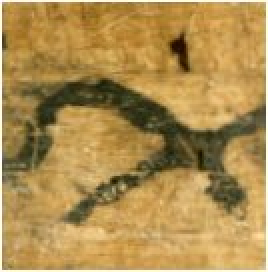
#> input picture Timeline20250531/cliplets/Chi_44623_12030.jpg, 134 x 136 px, given in place of Alpha_1137_571.jpg, which was not available (shown 2 times larger)
$ python create_qualitative_examples.py
#> lines starting #> are read from the running program, lines starting #| are printed output that depends on the picture; after the words box and inside, x2 and y2 are one past the last pixel; in counts of white or black regions, pixels touching at a corner belong together; pictures that were not available may be replaced by others from this repository, and a replacement may not be noted
from pathlib import Path

import matplotlib.pyplot as plt
import numpy as np
from PIL import Image, ImageDraw, ImageFilter, ImageOps


ROOT = Path(__file__).resolve().parent
PAPER_IMG_DIR = ROOT.parent / "paper" / "imgs"
ARTIFACT_DIR = ROOT / "visual_artifacts"


def load_gray(path, size=120):
#> called with size = 120
    img = Image.open(path).convert("L")
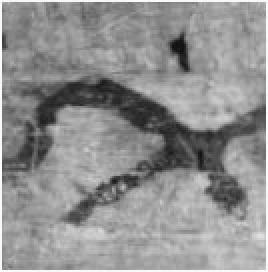
#> img: PIL image 134x136 L (shown 2 times larger); min 16, max 254, mean 143.7
    img = ImageOps.contain(img, (size, size))
#> img: PIL image 118x120 L
    canvas = Image.new("L", (size, size), 255)
#> canvas: PIL image 120x120 L; every value is 255
    canvas.paste(img, ((size - img.width) // 2, (size - img.height) // 2))
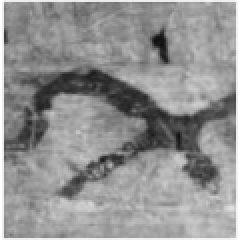
#> canvas: PIL image 120x120 L (shown 2 times larger); min 16, max 255, mean 145.5
    return canvas


def standard_erasure(img):
    out = img.copy()
    draw = ImageDraw.Draw(out)
    draw.rectangle((38, 24, 78, 58), fill=245)
    draw.rectangle((74, 72, 108, 102), fill=245)
    return out


def lacuna_erasure(img):
    out = img.copy()
    rng = np.random.default_rng(11)
    mask = Image.new("L", out.size, 0)
#> mask: PIL image 120x120 L; every value is 0
    draw = ImageDraw.Draw(mask)
    for cx, cy, rx, ry, angle in [(48, 42, 22, 14, 20), (86, 82, 18, 24, -35)]:
        blob = Image.new("L", out.size, 0)
        bdraw = ImageDraw.Draw(blob)
        bdraw.ellipse((cx - rx, cy - ry, cx + rx, cy + ry), fill=255)
        arr = np.array(blob)
        noise = rng.normal(0, 1, arr.shape)
        arr = np.where((arr > 0) & (noise > -1.2), 255, arr)
        blob = Image.fromarray(arr.astype(np.uint8)).filter(ImageFilter.GaussianBlur(1.4))
        mask = Image.composite(Image.new("L", out.size, 255), mask, blob)
#> this loop made 2 passes
#> pass 1, in lacuna_erasure, `arr = np.array(blob)`:
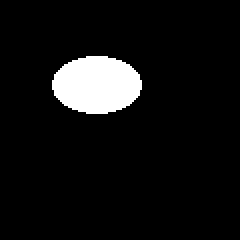
#> arr: shape (120, 120) (shown 2 times larger); 7.1% white; 1 white region, box (x1, y1, x2, y2) and area: (26, 28, 71, 57) 1021
#> pass 1, in lacuna_erasure, `blob = Image.fromarray(arr.astype(np.uint8)).filter(ImageFilter.Gaussi..`:
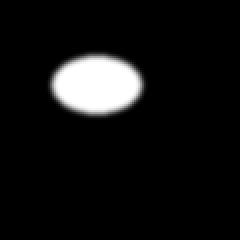
#> blob: PIL image 120x120 L (shown 2 times larger); min 0, max 255, mean 18.1
#> pass 2, in lacuna_erasure, `blob = Image.fromarray(arr.astype(np.uint8)).filter(ImageFilter.Gaussi..`:
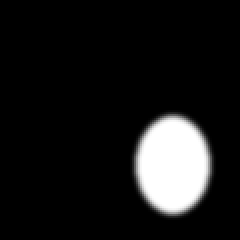
#> blob: PIL image 120x120 L (shown 2 times larger); min 0, max 255, mean 25.2
#> after the loop:
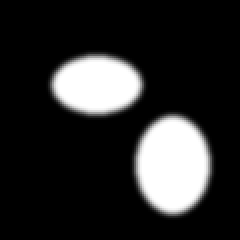
#> mask: PIL image 120x120 L (shown 2 times larger); min 0, max 255, mean 43.2
    out_arr = np.array(out)
    mask_arr = np.array(mask)
    out_arr[mask_arr > 50] = 245
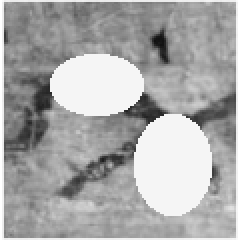
#> out_arr: shape (120, 120) (shown 2 times larger); 19.07% of pixels changed, all inside (x1, y1, x2, y2) = (25, 27, 106, 108)
    return Image.fromarray(out_arr)


def show_image(ax, path_or_img, title, subtitle=None):
#> called with title = 'Original', subtitle = 'Hell-Char Alpha'
    img = path_or_img if isinstance(path_or_img, Image.Image) else load_gray(path_or_img)
    ax.imshow(img, cmap="gray", vmin=0, vmax=255)
    ax.set_xticks([])
    ax.set_yticks([])
    for spine in ax.spines.values():
        spine.set_color("#d0d0d0")
        spine.set_linewidth(0.8)
    ax.set_title(title, fontsize=10, pad=5)
    if subtitle:
        ax.text(
            0.5,
            -0.10,
            subtitle,
            transform=ax.transAxes,
            ha="center",
            va="top",
            fontsize=8,
        )


def main():
    PAPER_IMG_DIR.mkdir(parents=True, exist_ok=True)
    ARTIFACT_DIR.mkdir(parents=True, exist_ok=True)

    paths = {
        "aug": ROOT / "data/hellchar/cliplets/Alpha_1137_571.jpg",
        "damaged": ROOT / "data/hellchar/cliplets/Omega_18552_12609.jpg",
        "alpha_a": ROOT / "data/hellchar/cliplets/Alpha_5287_267.jpg",
        "lambda": ROOT / "data/hellchar/cliplets/Lambda_1526_5821.jpg",
        "alpha_b": ROOT / "data/hellchar/cliplets/Alpha_3098_449.jpg",
        "phi": ROOT / "data/hellchar/cliplets/Phi_951_11908.jpg",
        "gamma_hell": ROOT / "data/hellchar/cliplets/Gamma_11315_1148.jpg",
        "gamma_palit": ROOT / "data/palitchar/cliplets/Gamma_47181_106.jpg",
        "gamma_med_a": ROOT / "data/medchar/cliplets/Gamma_13030_161.jpg",
        "gamma_med_b": ROOT / "data/medchar/cliplets/Gamma_10009_150.jpg",
        "background": ROOT / "data/palitchar/cliplets/Gamma_220465_104.png",
        "degraded": ROOT / "data/hellchar/cliplets/Beta_250_996.jpg",
        "minuscule": ROOT / "data/medchar/cliplets/Beta_12004_037.jpg",
    }

    original = load_gray(paths["aug"])
    rows = [
        [
            ("Original", original, "Hell-Char Alpha"),
            ("Standard erasure", standard_erasure(original), "rectangular masks"),
            ("LF lacuna erasure", lacuna_erasure(original), "irregular lacunae"),
            ("Real damage", paths["damaged"], "fragmented surface"),
        ],
        [
            ("Alpha", paths["alpha_a"], "cursive wedge"),
            ("Lambda", paths["lambda"], "similar stroke angle"),
            ("Alpha", paths["alpha_b"], "ligatured form"),
            ("Phi", paths["phi"], "vertical stroke overlap"),
        ],
        [
            ("Gamma, Hell-Char", paths["gamma_hell"], "3rd-1st c. BCE"),
            ("Gamma, PaLit-Char", paths["gamma_palit"], "2nd-5th c. CE"),
            ("Gamma, Med-Char", paths["gamma_med_a"], "9th-14th c. CE"),
            ("Gamma, Med-Char", paths["gamma_med_b"], "minuscule variant"),
        ],
        [
            ("Cleaner background", paths["gamma_med_a"], "high contrast"),
            ("Ruled background", paths["background"], "bookhand texture"),
            ("Degradation", paths["degraded"], "ink/support noise"),
            ("Later form", paths["minuscule"], "minuscule drift"),
        ],
    ]

    row_labels = [
        "A. Augmentation and real damage",
        "B. Confusable letterforms",
        "C. Gamma across datasets",
        "D. Visual variability",
    ]

    fig, axes = plt.subplots(4, 4, figsize=(9.2, 10.2), constrained_layout=False)
    for r, row in enumerate(rows):
        axes[r, 0].text(
            0.0,
            1.11,
            row_labels[r],
            transform=axes[r, 0].transAxes,
            ha="left",
            va="bottom",
            fontsize=11,
            fontweight="bold",
        )
        for c, (title, item, subtitle) in enumerate(row):
            show_image(axes[r, c], item, title, subtitle)
#> pass 2 of the loop in main, `for r, row in enumerate(rows):`:
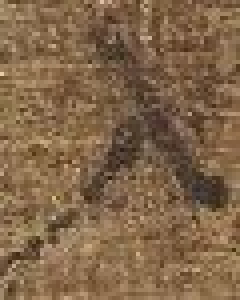
#> input picture Timeline20250531/cliplets/Alpha_5287_267.jpg, 60 x 75 px, found by its file name (shown 4 times larger)
#> in load_gray (call 3), `img = ImageOps.contain(img, (size, size))`:
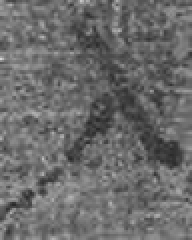
#> img: PIL image 96x120 L (shown 2 times larger); min 41, max 215, mean 106.9
#> in load_gray (call 3), `canvas.paste(img, ((size - img.width) // 2, (size - img.height) // 2))`:
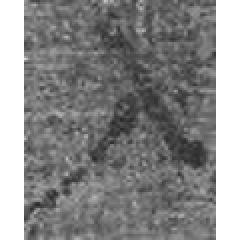
#> canvas: PIL image 120x120 L (shown 2 times larger); min 41, max 255, mean 136.5

    fig.subplots_adjust(left=0.04, right=0.99, top=0.94, bottom=0.04, hspace=0.68, wspace=0.20)
    outputs = [
        PAPER_IMG_DIR / "qualitative_visual_examples.png",
        ARTIFACT_DIR / "qualitative_visual_examples.png",
    ]
    for output in outputs:
        fig.savefig(output, dpi=300)
        print(output)


if __name__ == "__main__":
#> (the run stopped early here; a loop or call above may not have finished)
